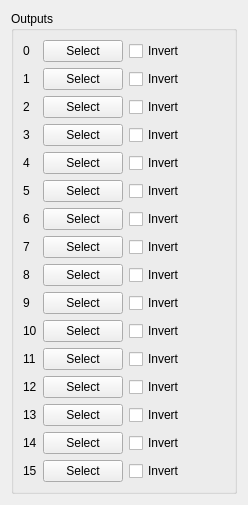
          <widget class="QWidget" name="tab_38">
           <attribute name="title">
            <string>Outputs</string>
           </attribute>
           <layout class="QVBoxLayout" name="verticalLayout_7">
            <item>
             <widget class="QGroupBox" name="groupBox_65">
              <property name="title">
               <string>Outputs</string>
              </property>
              <layout class="QGridLayout" name="gridLayout_113">
               <item row="14" column="1">
                <widget class="QPushButton" name="outputPB_14">
                 <property name="text">
                  <string>Select</string>
                 </property>
                </widget>
               </item>
               <item row="1" column="0">
                <widget class="QLabel" name="label_481">
                 <property name="text">
                  <string>1</string>
                 </property>
                </widget>
               </item>
               <item row="3" column="0">
                <widget class="QLabel" name="label_746">
                 <property name="text">
                  <string>3</string>
                 </property>
                </widget>
               </item>
               <item row="14" column="2">
                <widget class="QCheckBox" name="outputInvertCB_14">
                 <property name="text">
                  <string>Invert</string>
                 </property>
                </widget>
               </item>
               <item row="15" column="2">
                <widget class="QCheckBox" name="outputInvertCB_15">
                 <property name="text">
                  <string>Invert</string>
                 </property>
                </widget>
               </item>
               <item row="5" column="2">
                <widget class="QCheckBox" name="outputInvertCB_5">
                 <property name="text">
                  <string>Invert</string>
                 </property>
                </widget>
               </item>
               <item row="10" column="0">
                <widget class="QLabel" name="label_803">
                 <property name="text">
                  <string>10</string>
                 </property>
                </widget>
               </item>
               <item row="11" column="0">
                <widget class="QLabel" name="label_804">
                 <property name="text">
                  <string>11</string>
                 </property>
                </widget>
               </item>
               <item row="10" column="1">
                <widget class="QPushButton" name="outputPB_10">
                 <property name="text">
                  <string>Select</string>
                 </property>
                </widget>
               </item>
               <item row="15" column="1">
                <widget class="QPushButton" name="outputPB_15">
                 <property name="text">
                  <string>Select</string>
                 </property>
                </widget>
               </item>
               <item row="2" column="2">
                <widget class="QCheckBox" name="outputInvertCB_2">
                 <property name="text">
                  <string>Invert</string>
                 </property>
                </widget>
               </item>
               <item row="4" column="1">
                <widget class="QPushButton" name="outputPB_4">
                 <property name="text">
                  <string>Select</string>
                 </property>
                </widget>
               </item>
               <item row="11" column="2">
                <widget class="QCheckBox" name="outputInvertCB_11">
                 <property name="text">
                  <string>Invert</string>
                 </property>
                </widget>
               </item>
               <item row="12" column="0">
                <widget class="QLabel" name="label_805">
                 <property name="text">
                  <string>12</string>
                 </property>
                </widget>
               </item>
               <item row="0" column="1">
                <widget class="QPushButton" name="outputPB_0">
                 <property name="text">
                  <string>Select</string>
                 </property>
                </widget>
               </item>
               <item row="14" column="0">
                <widget class="QLabel" name="label_798">
                 <property name="text">
                  <string>14</string>
                 </property>
                </widget>
               </item>
               <item row="8" column="1">
                <widget class="QPushButton" name="outputPB_8">
                 <property name="text">
                  <string>Select</string>
                 </property>
                </widget>
               </item>
               <item row="5" column="0">
                <widget class="QLabel" name="label_541">
                 <property name="text">
                  <string>5</string>
                 </property>
                </widget>
               </item>
               <item row="2" column="1">
                <widget class="QPushButton" name="outputPB_2">
                 <property name="text">
                  <string>Select</string>
                 </property>
                </widget>
               </item>
               <item row="0" column="2">
                <widget class="QCheckBox" name="outputInvertCB_0">
                 <property name="text">
                  <string>Invert</string>
                 </property>
                </widget>
               </item>
               <item row="10" column="2">
                <widget class="QCheckBox" name="outputInvertCB_10">
                 <property name="text">
                  <string>Invert</string>
                 </property>
                </widget>
               </item>
               <item row="15" column="0">
                <widget class="QLabel" name="label_807">
                 <property name="text">
                  <string>15</string>
                 </property>
                </widget>
               </item>
               <item row="7" column="2">
                <widget class="QCheckBox" name="outputInvertCB_7">
                 <property name="text">
                  <string>Invert</string>
                 </property>
                </widget>
               </item>
               <item row="3" column="1">
                <widget class="QPushButton" name="outputPB_3">
                 <property name="text">
                  <string>Select</string>
                 </property>
                </widget>
               </item>
               <item row="0" column="0">
                <widget class="QLabel" name="label_521">
                 <property name="text">
                  <string>0</string>
                 </property>
                </widget>
               </item>
               <item row="1" column="2">
                <widget class="QCheckBox" name="outputInvertCB_1">
                 <property name="text">
                  <string>Invert</string>
                 </property>
                </widget>
               </item>
               <item row="7" column="1">
                <widget class="QPushButton" name="outputPB_7">
                 <property name="text">
                  <string>Select</string>
                 </property>
                </widget>
               </item>
               <item row="6" column="0">
                <widget class="QLabel" name="label_799">
                 <property name="text">
                  <string>6</string>
                 </property>
                </widget>
               </item>
               <item row="13" column="2">
                <widget class="QCheckBox" name="outputInvertCB_13">
                 <property name="text">
                  <string>Invert</string>
                 </property>
                </widget>
               </item>
               <item row="4" column="0">
                <widget class="QLabel" name="label_482">
                 <property name="text">
                  <string>4</string>
                 </property>
                </widget>
               </item>
               <item row="12" column="1">
                <widget class="QPushButton" name="outputPB_12">
                 <property name="text">
                  <string>Select</string>
                 </property>
                </widget>
               </item>
               <item row="5" column="1">
                <widget class="QPushButton" name="outputPB_5">
                 <property name="text">
                  <string>Select</string>
                 </property>
                </widget>
               </item>
               <item row="13" column="1">
                <widget class="QPushButton" name="outputPB_13">
                 <property name="text">
                  <string>Select</string>
                 </property>
                </widget>
               </item>
               <item row="9" column="2">
                <widget class="QCheckBox" name="outputInvertCB_9">
                 <property name="text">
                  <string>Invert</string>
                 </property>
                </widget>
               </item>
               <item row="3" column="2">
                <widget class="QCheckBox" name="outputInvertCB_3">
                 <property name="text">
                  <string>Invert</string>
                 </property>
                </widget>
               </item>
               <item row="8" column="2">
                <widget class="QCheckBox" name="outputInvertCB_8">
                 <property name="text">
                  <string>Invert</string>
                 </property>
                </widget>
               </item>
               <item row="12" column="2">
                <widget class="QCheckBox" name="outputInvertCB_12">
                 <property name="text">
                  <string>Invert</string>
                 </property>
                </widget>
               </item>
               <item row="9" column="1">
                <widget class="QPushButton" name="outputPB_9">
                 <property name="text">
                  <string>Select</string>
                 </property>
                </widget>
               </item>
               <item row="6" column="1">
                <widget class="QPushButton" name="outputPB_6">
                 <property name="text">
                  <string>Select</string>
                 </property>
                </widget>
               </item>
               <item row="8" column="0">
                <widget class="QLabel" name="label_801">
                 <property name="text">
                  <string>8</string>
                 </property>
                </widget>
               </item>
               <item row="2" column="0">
                <widget class="QLabel" name="label_483">
                 <property name="text">
                  <string>2</string>
                 </property>
                </widget>
               </item>
               <item row="11" column="1">
                <widget class="QPushButton" name="outputPB_11">
                 <property name="text">
                  <string>Select</string>
                 </property>
                </widget>
               </item>
               <item row="9" column="0">
                <widget class="QLabel" name="label_802">
                 <property name="text">
                  <string>9</string>
                 </property>
                </widget>
               </item>
               <item row="4" column="2">
                <widget class="QCheckBox" name="outputInvertCB_4">
                 <property name="text">
                  <string>Invert</string>
                 </property>
                </widget>
               </item>
               <item row="7" column="0">
                <widget class="QLabel" name="label_800">
                 <property name="text">
                  <string>7</string>
                 </property>
                </widget>
               </item>
               <item row="1" column="1">
                <widget class="QPushButton" name="outputPB_1">
                 <property name="text">
                  <string>Select</string>
                 </property>
                </widget>
               </item>
               <item row="6" column="2">
                <widget class="QCheckBox" name="outputInvertCB_6">
                 <property name="text">
                  <string>Invert</string>
                 </property>
                </widget>
               </item>
               <item row="13" column="0">
                <widget class="QLabel" name="label_806">
                 <property name="text">
                  <string>13</string>
                 </property>
                </widget>
               </item>
               <item row="4" column="3">
                <spacer name="horizontalSpacer_2">
                 <property name="orientation">
                  <enum>Qt::Horizontal</enum>
                 </property>
                 <property name="sizeHint" stdset="0">
                  <size>
                   <width>40</width>
                   <height>20</height>
                  </size>
                 </property>
                </spacer>
               </item>
              </layout>
             </widget>
            </item>
           </layout>
          </widget>
